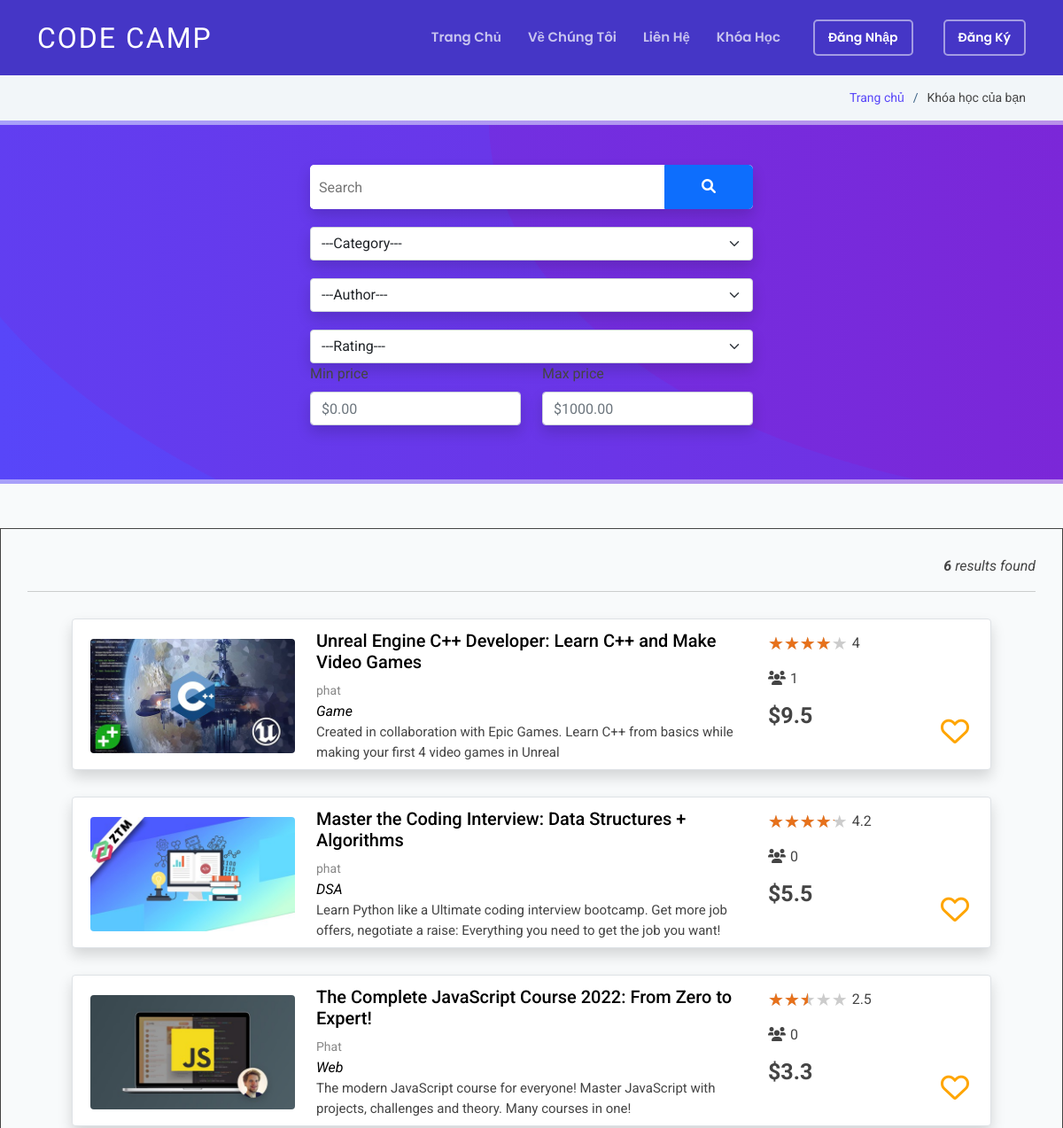
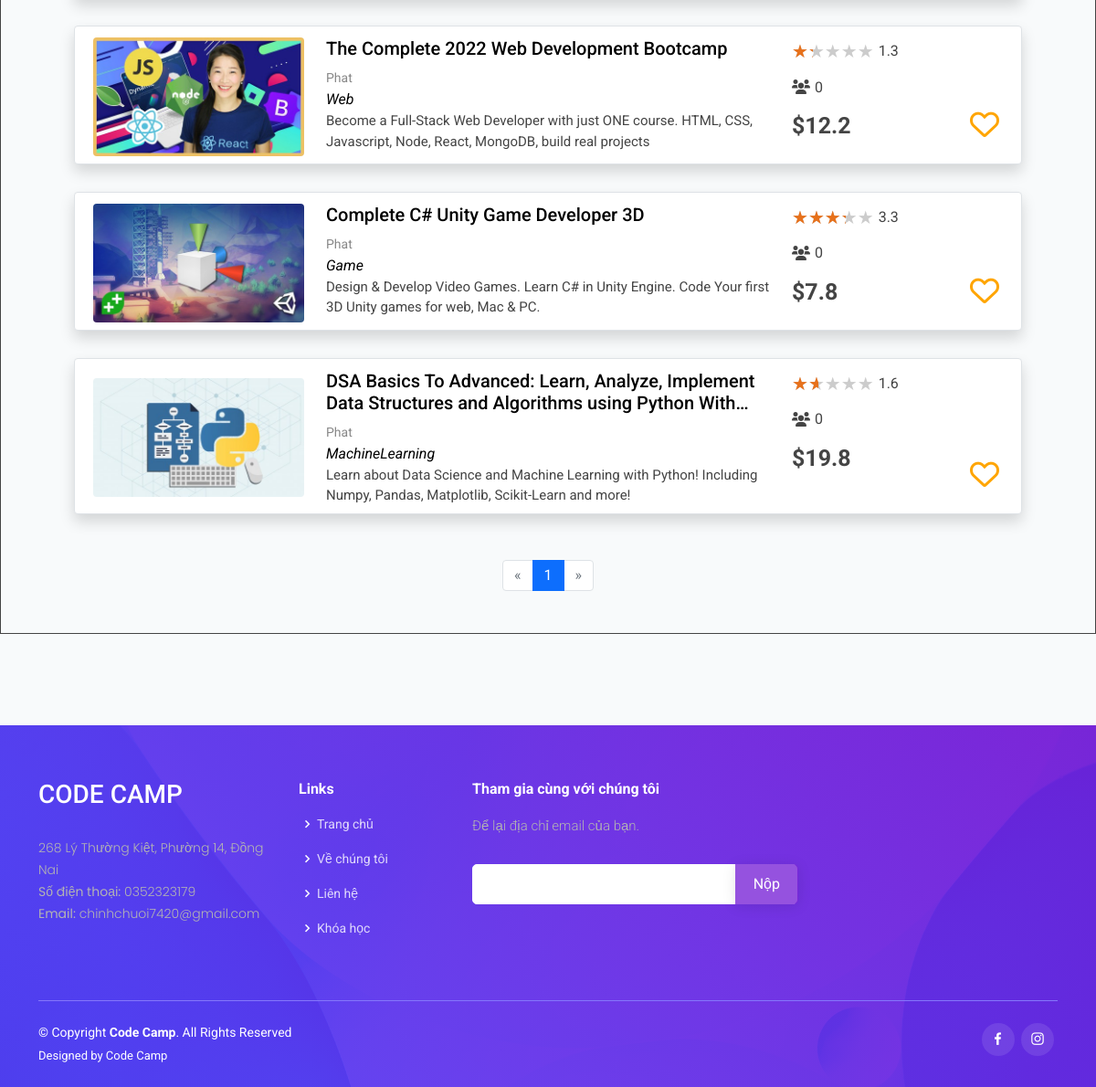
Screenshot of /Search?author=phat with the database file from the repository (2 pictures, top to bottom).
### tables this page shows
CREATE TABLE `course` (
  `id` int(11) NOT NULL,
  `name` varchar(255) NOT NULL,
  `img` text NOT NULL,
  `author` varchar(255) NOT NULL,
  `price` float NOT NULL,
  `rating` float NOT NULL,
  `category` varchar(255) NOT NULL,
  `content` text NOT NULL,
  `num_users` int(11) NOT NULL
);

CREATE TABLE `contact` (
  `id` int(11) NOT NULL,
  `address` varchar(255) NOT NULL,
  `email` varchar(255) NOT NULL,
  `phonenumber` varchar(255) NOT NULL
);

### mvc/views/pages/search.php (the view, shortened to what the rows shown need)
<main id="main">
  <section class="phat-section">
  <div class="container-xxl course-main">
            <?php
              if($data["result"] != false && $data["result"]->num_rows > 0){
                $result_count = $data["result"]->num_rows;
              }
              else{
                $result_count = 0;
              }
              if (!isset ($_GET['searchPage']) ) {
                $searchPage = 1;
              } else {
                $searchPage = $_GET['searchPage'];
              }
              $result_index = 0;
              $first_index = ($searchPage-1) * 10;
              $last_index = $first_index + 9;
              if ($result_count > 0){
                while ($row = mysqli_fetch_assoc($data["result"])){
                  if($result_index>= $first_index && $result_index <= $last_index){
                    echo '
                      <div class="row p-2 bg-white border rounded shadow search-result">
                        <div class="col-md-3 mt-1 d-flex align-items-center">
                          <img class="img-fluid img-responsive rounded product-image" src="'.$row['img'].'">
                        </div>
                        <div class="col-md-6 mt-1">
                          <a href="Detail?id='.$row['id'].'" class="stretched-link product-link"><h5 class="card-title"> '.$row['name'].'</h5></a>
                          <a href="Search?author='.$row['author'].'" class="author">'.$row['author'].'</a>
                          <br>
                          <a href="Search?category='.$row['category'].'" class="category">'.$row['category'].'</a>
                          <div class="product-intro">'.$row['content'].'</div>
                        </div>
                        <div class="col-md-3 mt-1 search-result-left">
                            <div class=" rating d-flex">
                              <div class="rating-star">
                                <span>★★★★★</span>
                                <div class="rating-fill" style="width:'.($row['rating']*20).'%;">
                                    <span>★★★★★</span>
                                </div>
                              </div>
                              <div class="rating-num">'.$row['rating'].'</div>
                            </div>
                            <div class="num-users d-flex align-items-center mt-3">
                              <i class="fas fa-users "></i>
                              <div>'.$row['num_users'].'</div>
                            </div>
                            <div class="price mt-3">$'.$row['price'].'</div>';
                    if($data['username'] == ""){
                        echo '<span class = "like" onclick="letLogin()" id = "heart"><i class="far fa-heart fa-heart-o fa-2x" aria-hidden="true" ></i> </span>';
                    }
                    echo '
                        </div>
                      </div>
                    ';
                  }
                $result_index ++;
                }
              }
              else
                echo 'There were no results for your search. Try searching for something else.';
            ?>
  </div>
  </section>
</main>

### mvc/views/header_footer.php (shortened to what the rows shown need)
<!DOCTYPE html>
<html lang="en">
<head>
<link rel="stylesheet" href="https://cdn.jsdelivr.net/npm/bootstrap-icons@1.3.0/font/bootstrap-icons.css" />
<link rel="stylesheet" href="https://cdnjs.cloudflare.com/ajax/libs/font-awesome/6.0.0-beta2/css/all.min.css">
  <link rel="stylesheet" href="https://cdnjs.cloudflare.com/ajax/libs/font-awesome/5.15.1/css/all.min.css" />
    <link rel="stylesheet" href="https://maxcdn.bootstrapcdn.com/font-awesome/4.4.0/css/font-awesome.min.css" />
<link rel="stylesheet" href="https://stackpath.bootstrapcdn.com/bootstrap/4.4.1/css/bootstrap.min.css">
<link href= "<?php echo BASEPATH;?>public/assets/vendor/bootstrap/css/bootstrap.min.css" rel="stylesheet">
<link href="<?php echo BASEPATH;?>public/assets/vendor/bootstrap-icons/bootstrap-icons.css" rel="stylesheet">
<link href="<?php echo BASEPATH;?>public/assets/vendor/boxicons/css/boxicons.min.css" rel="stylesheet">
<link href="<?php echo BASEPATH;?>public/assets/vendor/swiper/swiper-bundle.min.css" rel="stylesheet">
<link rel="stylesheet" href="https://cdnjs.cloudflare.com/ajax/libs/font-awesome/6.0.0-beta2/css/all.min.css">
<link rel="stylesheet" href="<?php echo BASEPATH;?>public/assets/fonts/icomoon/style.css">
<link href="<?php echo BASEPATH;?>public/assets/css/style.css" rel="stylesheet" type="text/css">
</head>
<body>
<header id="header" class="fixed-top <?php echo $data['isHome']? "":"header-inner-pages"; ?>">
    <div class="container d-flex align-items-center justify-content-between">
      <h1 class="logo"><a href="<?php echo BASEPATH;?>Home">CODE CAMP</a></h1>
    </div>
  </header>
<?php require_once "./mvc/views/pages/".$data['Page'].".php";?>
<footer id="footer">
<div class="footer-top">
<div class="container">
<div class="row">
<?php
    require_once "./mvc/core/DB.php";
    $db=new DB();
    $sql = "SELECT * FROM contact WHERE id=1";
    $res=mysqli_query($db->conn,$sql);
    $result=mysqli_fetch_assoc($res);
?>
  <div class="col-lg-3 col-md-6 footer-contact">
    <h3>Code Camp</h3>
    <p>
      <?php echo $result['address'] ?><br>
      <strong>Số điện thoại: </strong><?php echo $result['phonenumber'] ?><br>
      <strong>Email: </strong> <?php echo $result['email'] ?><br>
    </p>
  </div>
</div>
</div>
</div>
</footer>
</body>
</html>

### rows the page displays
course: img (picture), name "Unreal Engine C++ Developer: Learn C++ and Make Video Games", author "phat", category "Game", content "Created in collaboration with Epic Games. Learn C++ from basics while making your first 4 video games in Unreal", rating "4", num_users "1", price "9.5"
course: img (picture), name "Master the Coding Interview: Data Structures + Algorithms", author "phat", category "DSA", content "Learn Python like a Ultimate coding interview bootcamp. Get more job offers, negotiate a raise: Everything you need to get the job you want!", rating "4.2", num_users "0", price "5.5"
course: img (picture), name "The Complete JavaScript Course 2022: From Zero to Expert!", author "Phat", category "Web", content "The modern JavaScript course for everyone! Master JavaScript with projects, challenges and theory. Many courses in one!", rating "2.5", num_users "0", price "3.3"
course: img (picture), name "The Complete 2022 Web Development Bootcamp", author "Phat", category "Web", content "Become a Full-Stack Web Developer with just ONE course. HTML, CSS, Javascript, Node, React, MongoDB, build real projects", rating "1.3", num_users "0", price "12.2"
course: img (picture), name "Complete C# Unity Game Developer 3D", author "Phat", category "Game", content "Design & Develop Video Games. Learn C# in Unity Engine. Code Your first 3D Unity games for web, Mac & PC.", rating "3.3", num_users "0", price "7.8"
course: img (picture), name "DSA Basics To Advanced: Learn, Analyze, Implement Data Structures and Algorithms using Python…", author "Phat", category "MachineLearning", content "Learn about Data Science and Machine Learning with Python! Including Numpy, Pandas, Matplotlib, Scikit-Learn and more!", rating "1.6", num_users "0", price "19.8"
contact: address "268 Lý Thường Kiệt, Phường 14, Đồng Nai", phonenumber "0352323179", email "chinhchuoi7420@gmail.com"

### other values shown
$result_count "6"
